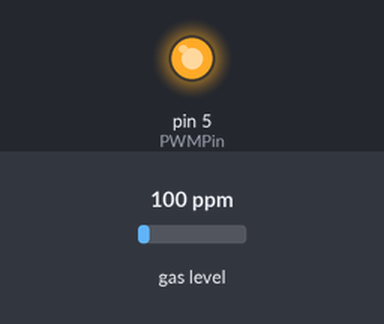
Simulated run of this sketch. Board: Arduino Uno, built with avr-gcc and run on an emulated ATmega328P. On the bench: output pins drawn as LEDs (lit = HIGH). The inputs (shaded band) are chosen by the test bench; at power-on: gas level 100 ppm. What the sketch prints to the serial monitor is not drawn.

Above: at 0.1 s.
Timing chart, 0 to 1.6 s (numbered marks = the images above):
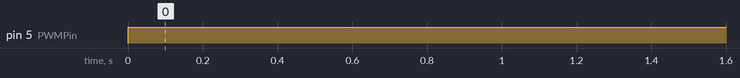

The sketch:

MQ7.ino
```cpp
//Include the library
#include <MQUnifiedsensor.h>

//Definitions
#define placa "Arduino UNO"
#define Voltage_Resolution 5
#define pin A0 //Analog input 0 of your arduino
#define type "MQ-7" //MQ7
#define ADC_Bit_Resolution 10 // For arduino UNO/MEGA/NANO
#define RatioMQ7CleanAir 27.5 //RS / R0 = 27.5 ppm
#define PWMPin 5 // Pin connected to mosfet

//Declare Sensor
MQUnifiedsensor MQ7(placa, Voltage_Resolution, ADC_Bit_Resolution, pin, type);
unsigned long oldTime = 0;

void setup() {
  //Init the serial port communication - to debug the library
  Serial.begin(9600); //Init serial port
  pinMode(PWMPin, OUTPUT);

  //Set math model to calculate the PPM concentration and the value of constants
  MQ7.setRegressionMethod(1); //_PPM =  a*ratio^b
  MQ7.setA(99.042); MQ7.setB(-1.518); // Configure the equation to calculate CO concentration value

  /*
    Exponential regression:
  GAS     | a      | b
  H2      | 69.014  | -1.374
  LPG     | 700000000 | -7.703
  CH4     | 60000000000000 | -10.54
  CO      | 99.042 | -1.518
  Alcohol | 40000000000000000 | -12.35
  */

  /*****************************  MQ Init ********************************************/
  //Remarks: Configure the pin of arduino as input.
  /************************************************************************************/
  MQ7.init();
  /*
    //If the RL value is different from 10K please assign your RL value with the following method:
    MQ7.setRL(10);
  */
  /*****************************  MQ CAlibration ********************************************/
  // Explanation:
   // In this routine the sensor will measure the resistance of the sensor supposedly before being pre-heated
  // and on clean air (Calibration conditions), setting up R0 value.
  // We recomend executing this routine only on setup in laboratory conditions.
  // This routine does not need to be executed on each restart, you can load your R0 value from eeprom.
  // Acknowledgements: https://jayconsystems.com/blog/understanding-a-gas-sensor
  Serial.print("Calibrating please wait.");
  float calcR0 = 0;
  for(int i = 1; i<=10; i ++)
  {
    MQ7.update(); // Update data, the arduino will read the voltage from the analog pin
    calcR0 += MQ7.calibrate(RatioMQ7CleanAir);
    Serial.print(".");
  }
  MQ7.setR0(calcR0/10);
  Serial.println("  done!.");

  if(isinf(calcR0)) {Serial.println("Warning: Conection issue, R0 is infinite (Open circuit detected) please check your wiring and supply"); while(1);}
  if(calcR0 == 0){Serial.println("Warning: Conection issue found, R0 is zero (Analog pin shorts to ground) please check your wiring and supply"); while(1);}
  /*****************************  MQ CAlibration ********************************************/
  MQ7.serialDebug(true);
}

void loop() {
  // 60s cycle
  oldTime = millis();
  while(millis() - oldTime <= (60*1000))
  {
    // VH 5 Volts
    analogWrite(5, 255); // 255 is DC 5V output
    MQ7.update(); // Update data, the arduino will read the voltage from the analog pin
    MQ7.readSensor(); // Sensor will read PPM concentration using the model, a and b values set previously or from the setup
    MQ7.serialDebug(); // Will print the table on the serial port
    delay(500); //Sampling frequency
  }

  // 90s cycle
  oldTime = millis();
  while(millis() - oldTime <= (90*1000))
  {
    // VH 1.4 Volts
    analogWrite(5, 20); // 255 is 100%, 20.4 is aprox 8% of Duty cycle for 90s
    MQ7.update(); // Update data, the arduino will read the voltage from the analog pin
    MQ7.readSensor(); // Sensor will read PPM concentration using the model, a and b values set previously or from the setup
    MQ7.serialDebug(); // Will print the table on the serial port
    delay(500); //Sampling frequency
  }
  // Total: 60 + 90s =  2.5 minutes.
}
```

Measured:
- by itself, pin 5 (PWMPin): LOW → HIGH at 0.00 s
